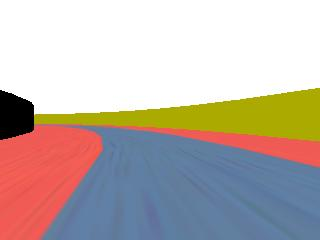
#> input picture image_process/opencv/opencv_hsv/eagle_2018_09_05_18_40_13_657.jpg, 320 x 240 px
$ python rgb_to_hsv_with_diff.py
#> lines starting #> are read from the running program, lines starting #| are printed output that depends on the picture
import cv2

img_path_0 = 'eagle_2018_09_05_18_40_13_657.jpg'
img_path_1 = 'eagle_2018_09_05_18_40_13_723.jpg'
img_path_2 = 'eagle_2018_09_05_18_40_13_790.jpg'

img_rgb_0 = cv2.imread(img_path_0, cv2.IMREAD_COLOR)
#> img_rgb_0 is the input picture: shape (240, 320, 3); mean B, G, R 172.4, 178.5, 190.7
img_rgb_1 = cv2.imread(img_path_1, cv2.IMREAD_COLOR)
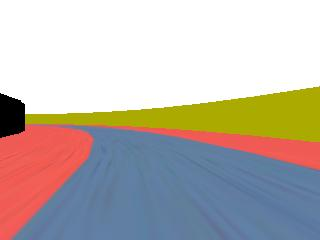
#> input picture image_process/opencv/opencv_hsv/eagle_2018_09_05_18_40_13_723.jpg, 320 x 240 px
#> img_rgb_1 is the input picture: shape (240, 320, 3); mean B, G, R 173.8, 180.2, 188.9
img_rgb_2 = cv2.imread(img_path_2, cv2.IMREAD_COLOR)
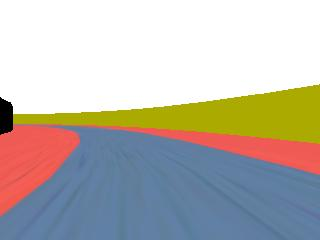
#> input picture image_process/opencv/opencv_hsv/eagle_2018_09_05_18_40_13_790.jpg, 320 x 240 px
#> img_rgb_2 is the input picture: shape (240, 320, 3); mean B, G, R 175.1, 182.2, 186.7

img_hsv_0 = cv2.cvtColor(img_rgb_0, cv2.COLOR_RGB2HSV)
#> img_hsv_0: shape (240, 320, 3); mean H, S, V 34, 79.3, 210.2
img_hsv_1 = cv2.cvtColor(img_rgb_1, cv2.COLOR_RGB2HSV)
#> img_hsv_1: shape (240, 320, 3); mean H, S, V 32.6, 79.7, 209.7
img_hsv_2 = cv2.cvtColor(img_rgb_2, cv2.COLOR_RGB2HSV)
#> img_hsv_2: shape (240, 320, 3); mean H, S, V 30.9, 80.2, 208.9

cv2.imshow('img_hsv_0', img_hsv_0)
cv2.imshow('img_hsv_0[0]', img_hsv_0[:,:,0])
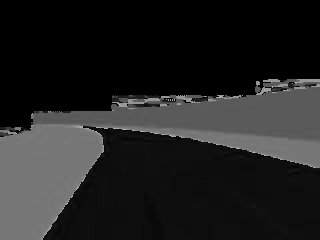
#> window 'img_hsv_0[0]': shape (240, 320); min 0, max 179, mean 34
cv2.imshow('img_hsv_0[1]', img_hsv_0[:,:,1])
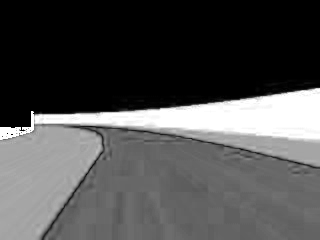
#> window 'img_hsv_0[1]': shape (240, 320); min 0, max 255, mean 79.3
cv2.imshow('img_hsv_0[2]', img_hsv_0[:,:,2])
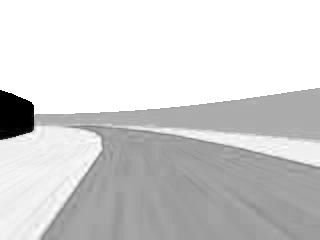
#> window 'img_hsv_0[2]': shape (240, 320); min 0, max 255, mean 210.2

cv2.waitKey(0)
